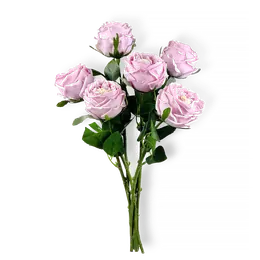
#> input picture sskoi-v08/assets/t/austin-purple.webp, 260 x 260 px, given as the content of the folder ../assets/t/austin-purple.webp, which was not available
$ python gift.py ../assets/t/austin-purple.webp ../assets/t/austin-white.webp
#> lines starting #> are read from the running program, lines starting #| are printed output that depends on the picture; after the words box and inside, x2 and y2 are one past the last pixel; in counts of white or black regions, pixels touching at a corner belong together
### sskoi-v08/tools/cutout.py
"""Turn a white-background product photo into an RGBA cutout.
Background-connected smooth light pixels become transparent; grey studio shadows
become semi-transparent dark so they survive on any backdrop. Object pixels are untouched.
pale=True adds a protection pass for white flowers whose blown-out petals merge with the background."""
import sys, numpy as np
from PIL import Image, ImageDraw, ImageFilter

def _img(m):
    return Image.fromarray((m * 255).astype(np.uint8)).convert('L')

def _blur(m, r):
    return np.asarray(_img(m).filter(ImageFilter.GaussianBlur(r))).astype(np.float32) / 255.0

def cutout(src, dst, size=1200, light=0.70, sat_max=0.075, grad_max=0.022, pale=False, close_r=26, debug=None):
#> called with src = '_only/austin-purple.webp', size = 1050, light = 0.7, sat_max = 0.075, grad_max = 0.022, pale = False, close_r = 26
    im = Image.open(src).convert('RGB')
    if im.size != (size, size):
        im = im.resize((size, size), Image.LANCZOS)
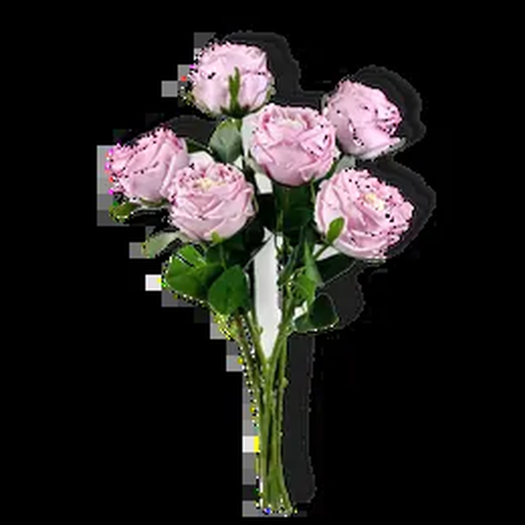
#> im: PIL image 1050x1050 RGB (shown at 1/2 size); mean R, G, B 36.8, 34.2, 32.2
    a = np.asarray(im).astype(np.float32) / 255.0
    # white point: some studio backgrounds sit just below pure white, which would leave a faint box
    edge = np.concatenate([a[:6].reshape(-1, 3), a[-6:].reshape(-1, 3), a[:, :6].reshape(-1, 3), a[:, -6:].reshape(-1, 3)])
    wp = float(np.median(edge.min(1)))
#> wp = 0
    if 0.90 < wp < 0.999:
        a = np.clip(a / wp, 0, 1)
    mn, mx = a.min(2), a.max(2)
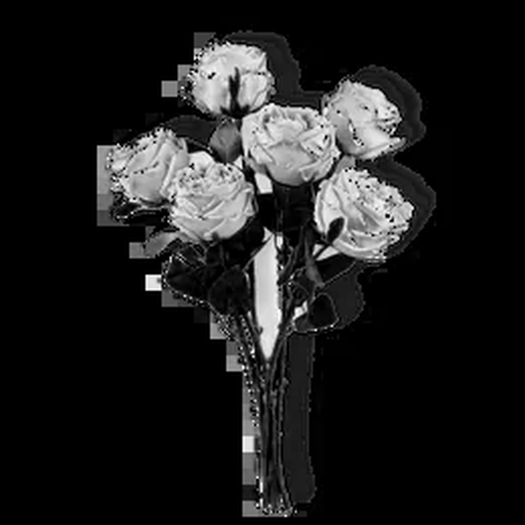
#> mn: shape (1050, 1050) float32 (shown at 1/2 size); min 0, max 1, mean 0.117
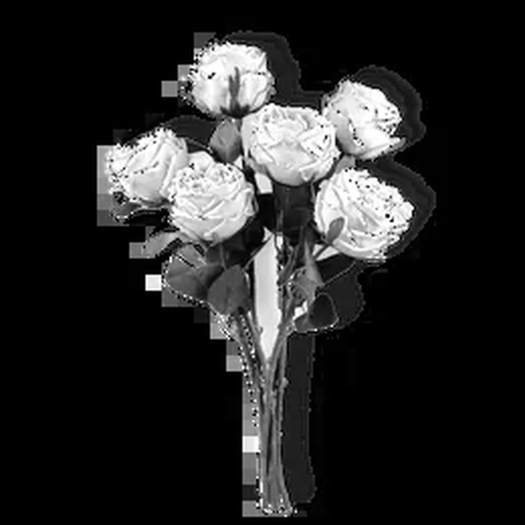
#> mx: shape (1050, 1050) float32 (shown at 1/2 size); min 0, max 1, mean 0.152
    sat = mx - mn
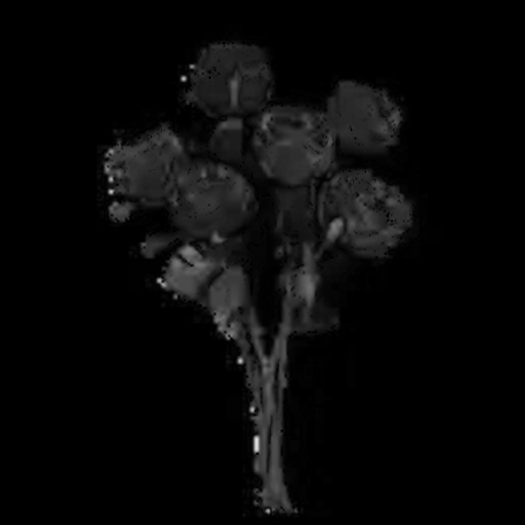
#> sat: shape (1050, 1050) float32 (shown at 1/2 size); min 0, max 0.886, mean 0.0346
    lum = a.mean(2)
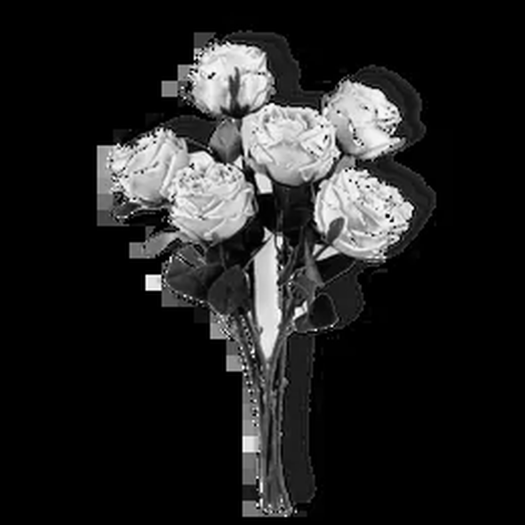
#> lum: shape (1050, 1050) float32 (shown at 1/2 size); min 0, max 1, mean 0.135
    g = [np.abs(np.diff(lum, axis=1, prepend=lum[:, :1])), np.abs(np.diff(lum, axis=0, prepend=lum[:1, :])),
         np.abs(np.diff(lum, axis=1, append=lum[:, -1:])), np.abs(np.diff(lum, axis=0, append=lum[-1:, :]))]
    grad = np.maximum(np.maximum(g[0], g[1]), np.maximum(g[2], g[3]))
    cand = (mn > light) & (sat < sat_max) & (grad < grad_max)
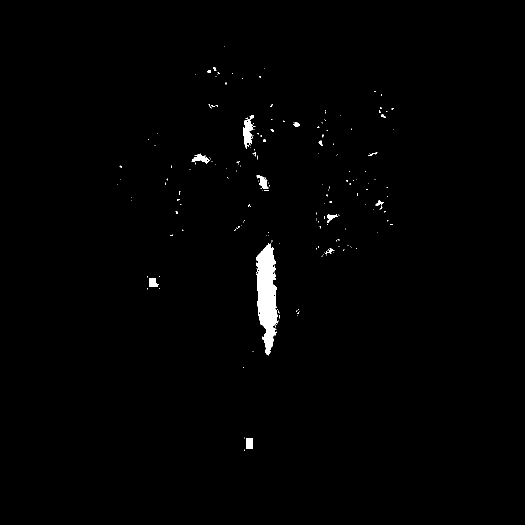
#> cand: shape (1050, 1050) bool (shown at 1/2 size); 0.85% white; 192 white regions (175 under 20 px), largest, box (x1, y1, x2, y2) and area: (512, 486, 557, 711) 6189, (486, 230, 511, 298) 759, (513, 350, 537, 377) 318
    pim = _img(np.pad(cand, 1, constant_values=True)).copy()
#> in _img, `return Image.fromarray((m * 255).astype(np.uint8)).convert('L')`: returned value: PIL image 1052x1052 L; 1.2% white; 193 white regions (175 under 20 px), largest, box (x1, y1, x2, y2) and area: (513, 487, 558, 712) 6189, (0, 0, 1052, 1052) 4204, (487, 231, 512, 299) 759
    ImageDraw.floodfill(pim, (0, 0), 128, thresh=0)
    M = (np.asarray(pim)[1:-1, 1:-1] == 128)
#> M: shape (1050, 1050) bool; every value is 0
    if pale:
        pass
    else:
        # enclosed pure-white gaps between stems and leaves are background too
        holes = cand & ~M & (mn > 0.93)
#> holes: shape (1050, 1050) bool; 0.05% white in thin lines or dots, all inside (x1, y1, x2, y2) = (235, 92, 788, 902)
        M = M | holes
    grown = np.asarray(_img(M).filter(ImageFilter.MaxFilter(5))) > 0
#> grown: shape (1050, 1050) bool; 0.37% white; 90 white regions, largest, box (x1, y1, x2, y2) and area: (756, 399, 770, 421) 196, (757, 213, 774, 237) 175, (425, 133, 440, 155) 169
    rim = grown & ~M & (mn > 0.55)
#> rim: shape (1050, 1050) bool; 0.32% white in thin lines or dots, all inside (x1, y1, x2, y2) = (233, 90, 790, 904)
    W = _blur(M | rim, 0.9)
    W = np.where(M, 1.0, W)
    if pale:
        # white flowers: every bright neutral pixel takes the backdrop tint (like printing on tinted
        # paper), so petals the fill reached and petals it missed look the same
        t = np.clip((mn - 0.80) / 0.10, 0, 1) * np.clip((0.12 - sat) / 0.04, 0, 1)
        W = np.maximum(W, _blur(t, 0.8))
    alpha = np.clip(1.0 - W * mn, 0, 1)
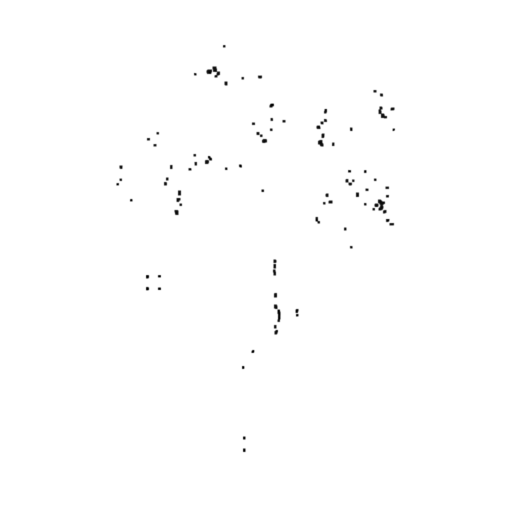
#> alpha: shape (1050, 1050) float32 (shown at 1/2 size); min 0, max 1, mean 0.997
    # fade background shadow out toward the frame so no box edge survives on a tinted page
    yy, xx = np.mgrid[0:size, 0:size]
    d = np.minimum(np.minimum(xx, size - 1 - xx), np.minimum(yy, size - 1 - yy)) / (0.08 * size)
    f = np.clip(d, 0, 1); f = f * f * (3 - 2 * f)
    alpha = np.where(M, alpha * f, alpha)
    col = np.clip((a - (1 - alpha[..., None])) / np.maximum(alpha, 1e-3)[..., None], 0, 1)
    col = np.where((W > 0.98)[..., None], 0.12, col)
    out = Image.fromarray((np.dstack([col, alpha]) * 255 + 0.5).astype(np.uint8))
    out.save(dst, 'WEBP', quality=84, method=6)
    if debug:
        sheet = Image.new('RGB', (size * 3, size))
        for i, bg in enumerate([(0xcf, 0xb9, 0xb3), (0xed, 0xe4, 0xe1), (0x1d, 0x14, 0x18)]):
            b = Image.new('RGBA', (size, size), bg + (255,))
            sheet.paste(Image.alpha_composite(b, out).convert('RGB'), (i * size, 0))
        sheet.resize((size * 3 // 2, size // 2), Image.LANCZOS).save(debug, quality=85)
    return float(M.mean())

# [3 lines that do not run on import are left out]

### sskoi-v08/tools/gift.py
import sys, os, glob
sys.path.insert(0, os.path.dirname(os.path.abspath(__file__)))
from cutout import cutout
SRC, DST = sys.argv[1], sys.argv[2]
for p in sorted(glob.glob(os.path.join(SRC, '*.webp'))):
    n = os.path.splitext(os.path.basename(p))[0]
    print(n, round(cutout(p, os.path.join(DST, n + '.webp'), size=1050, pale=n in ('gift-white',)), 3), flush=True)

$ run again, on sskoi-v08/assets/t/austin-white.webp
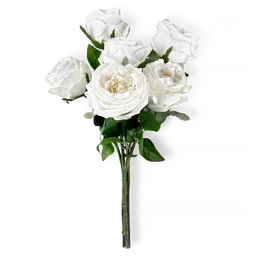
#> input picture sskoi-v08/assets/t/austin-white.webp, 260 x 260 px, given as the content of the folder ../assets/t/austin-white.webp, which was not available
#> in cutout, `im = im.resize((size, size), Image.LANCZOS)`:
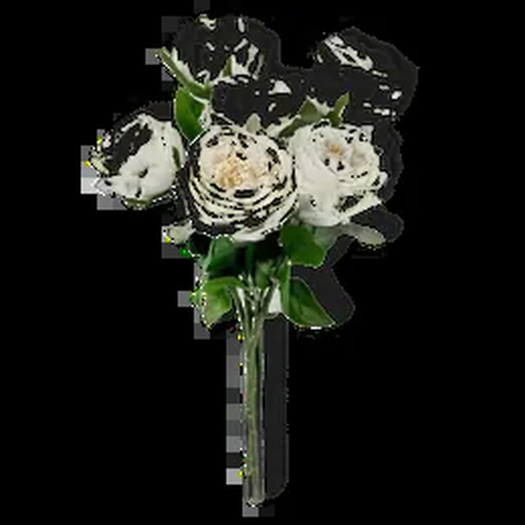
#> im: PIL image 1050x1050 RGB (shown at 1/2 size); mean R, G, B 26.4, 27.8, 23.1
#> wp = 0
#> cand: shape (1050, 1050) bool; 1.5% white; 189 white regions (147 under 20 px), largest, box (x1, y1, x2, y2) and area: (592, 255, 702, 449) 6400, (222, 247, 351, 390) 6029, (642, 255, 697, 278) 486
#> in cutout, `ImageDraw.floodfill(pim, (0, 0), 128, thresh=0)`:
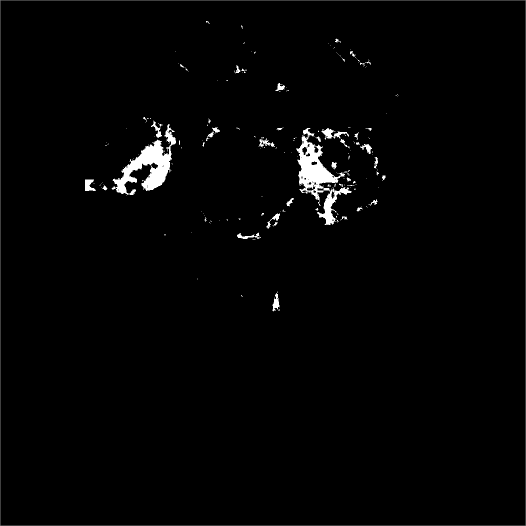
#> pim: PIL image 1052x1052 L (shown at 1/2 size); min 0, max 255, mean 4.4
#> M: shape (1050, 1050) bool; every value is 0
#> holes: shape (1050, 1050) bool; 0% white in thin lines or dots, all inside (x1, y1, x2, y2) = (328, 391, 524, 558)
#> grown: shape (1050, 1050) bool; 0.01% white; 3 white regions, box (x1, y1, x2, y2) and area: (326, 465, 332, 472) 42, (520, 389, 526, 394) 30, (391, 554, 396, 560) 30
#> rim: shape (1050, 1050) bool; 0.01% white in thin lines or dots, all inside (x1, y1, x2, y2) = (326, 389, 526, 560)

$ run again, on sskoi-v08/assets/t/classic-white.webp
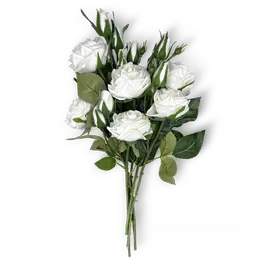
#> input picture sskoi-v08/assets/t/classic-white.webp, 260 x 260 px, given as the content of the folder ../assets/t/classic-white.webp, which was not available
#> in cutout, `im = im.resize((size, size), Image.LANCZOS)`:
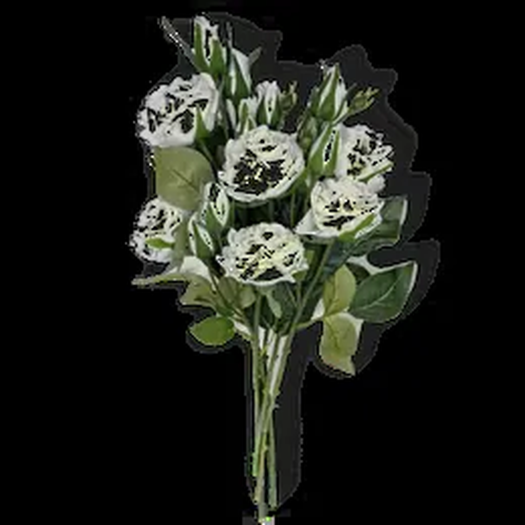
#> im: PIL image 1050x1050 RGB (shown at 1/2 size); mean R, G, B 29.3, 31.5, 25.4
#> wp = 0
#> cand: shape (1050, 1050) bool; 0.91% white; 333 white regions (262 under 20 px), largest, box (x1, y1, x2, y2) and area: (657, 361, 720, 390) 809, (296, 183, 328, 220) 600, (678, 286, 704, 353) 576
#> in cutout, `ImageDraw.floodfill(pim, (0, 0), 128, thresh=0)`:
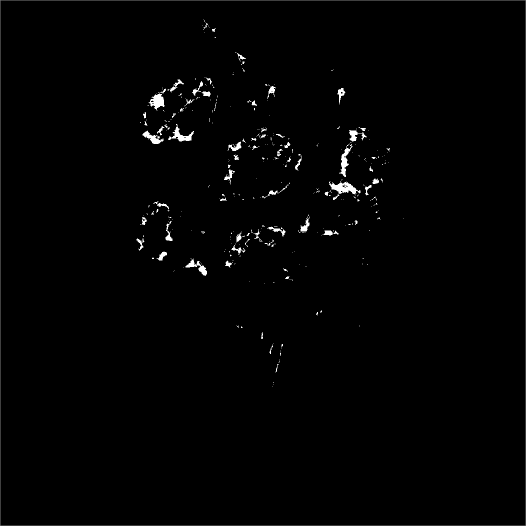
#> pim: PIL image 1052x1052 L (shown at 1/2 size); min 0, max 255, mean 2.8
#> M: shape (1050, 1050) bool; every value is 0
#> holes: shape (1050, 1050) bool; 0% white in thin lines or dots, all inside (x1, y1, x2, y2) = (512, 355, 682, 399)
#> grown: shape (1050, 1050) bool; 0.01% white; 3 white regions, box (x1, y1, x2, y2) and area: (559, 361, 565, 366) 30, (510, 353, 515, 358) 25, (679, 396, 684, 401) 25
#> rim: shape (1050, 1050) bool; 0.01% white in thin lines or dots, all inside (x1, y1, x2, y2) = (510, 353, 684, 401)
